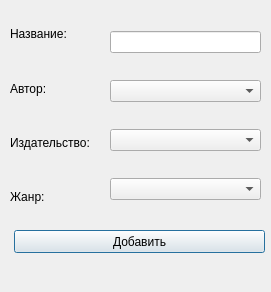
<?xml version="1.0" encoding="UTF-8"?>
<ui version="4.0">
 <class>Dialog</class>
 <widget class="QDialog" name="Dialog">
  <property name="geometry">
   <rect>
    <x>0</x>
    <y>0</y>
    <width>271</width>
    <height>292</height>
   </rect>
  </property>
  <property name="windowTitle">
   <string>Добавление книги</string>
  </property>
  <widget class="QLabel" name="statusLabel">
   <property name="geometry">
    <rect>
     <x>10</x>
     <y>260</y>
     <width>251</width>
     <height>20</height>
    </rect>
   </property>
   <property name="text">
    <string/>
   </property>
  </widget>
  <widget class="QWidget" name="verticalLayoutWidget">
   <property name="geometry">
    <rect>
     <x>10</x>
     <y>10</y>
     <width>101</width>
     <height>211</height>
    </rect>
   </property>
   <layout class="QVBoxLayout" name="verticalLayout">
    <item>
     <widget class="QLabel" name="label_3">
      <property name="text">
       <string>Название:</string>
      </property>
     </widget>
    </item>
    <item>
     <widget class="QLabel" name="label_2">
      <property name="text">
       <string>Автор:</string>
      </property>
     </widget>
    </item>
    <item>
     <widget class="QLabel" name="label_4">
      <property name="text">
       <string>Издательство:</string>
      </property>
     </widget>
    </item>
    <item>
     <widget class="QLabel" name="label">
      <property name="text">
       <string>Жанр:</string>
      </property>
     </widget>
    </item>
   </layout>
  </widget>
  <widget class="QWidget" name="verticalLayoutWidget_2">
   <property name="geometry">
    <rect>
     <x>110</x>
     <y>10</y>
     <width>151</width>
     <height>211</height>
    </rect>
   </property>
   <layout class="QVBoxLayout" name="verticalLayout_2">
    <item>
     <widget class="QLineEdit" name="titleEdit"/>
    </item>
    <item>
     <widget class="QComboBox" name="authorEdit"/>
    </item>
    <item>
     <widget class="QComboBox" name="pubEdit"/>
    </item>
    <item>
     <widget class="QComboBox" name="genreEdit"/>
    </item>
   </layout>
  </widget>
  <widget class="QPushButton" name="addBookButton">
   <property name="geometry">
    <rect>
     <x>14</x>
     <y>230</y>
     <width>251</width>
     <height>23</height>
    </rect>
   </property>
   <property name="text">
    <string>Добавить</string>
   </property>
  </widget>
 </widget>
 <resources/>
 <connections/>
</ui>
